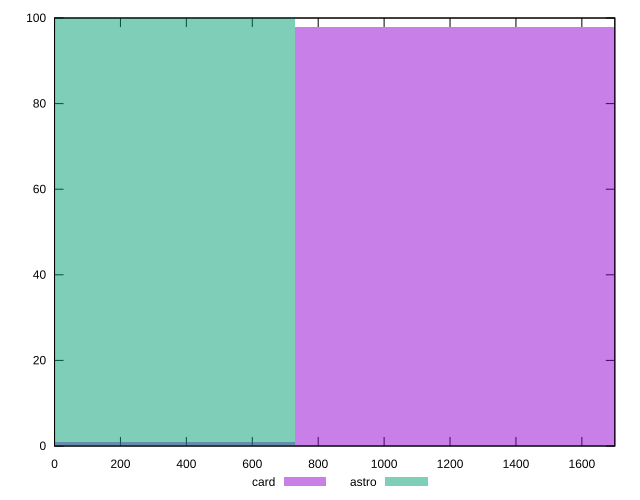

The gnuplot source for this figure:
reset

$card <<EOF
0 1
1458.7431634004834 98
EOF

$astro <<EOF
0 100
EOF

set key outside below
set boxwidth 1458.7431634004834
set xrange [0:1700]
set yrange [0:100]
set trange [0:100]
set style fill transparent solid 0.5 noborder
set terminal svg size 640, 500 enhanced background rgb 'white'
set output "reports/report_00027_2021-02-24T12-40-31.850Z/uses-rel-preload/comparison/histogram/2_vs_3.svg"

plot $card title "card" with boxes, \
     $astro title "astro" with boxes

reset
